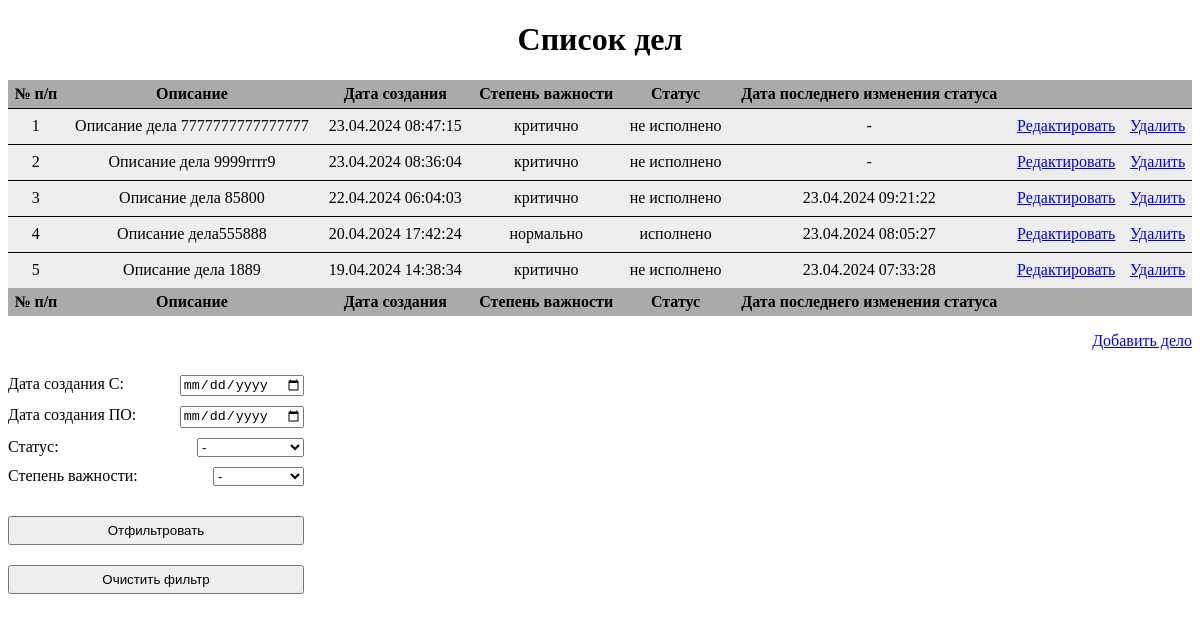
The page / on the database its author committed.
### tables this page shows
CREATE TABLE `task` (
  `task_id` int(11) NOT NULL,
  `description` varchar(255) NOT NULL,
  `date_create` timestamp NULL DEFAULT current_timestamp(),
  `importance_id` int(11) NOT NULL,
  `status_id` int(11) NOT NULL,
  `status_changed` timestamp NULL DEFAULT NULL
);

CREATE TABLE `importance` (
  `importance_id` int(11) NOT NULL,
  `importance_degree` varchar(255) NOT NULL
);

CREATE TABLE `status` (
  `status_id` int(11) NOT NULL,
  `status_name` varchar(255) NOT NULL
);

### index.php (the view, shortened to what this page needs)
<!DOCTYPE html>
<html lang="ru">
<head>
    <link rel="stylesheet" href="style.css">
</head>
<body>
<main>
    <h1>Список дел</h1>
    <?php
    require_once("connect.php");
    ?>
    <table>
        <?php
        $sort = "DESC";
        $query = "";
        $sql = "SELECT
    t.task_id,
    t.description,
    i.importance_degree,
    s.status_name,
    t.date_create,
    t.status_changed
    FROM task t
    JOIN status s
    on t.status_id=s.status_id
    JOIN importance i
    on t.importance_id=i.importance_id
    $query
    ORDER BY t.date_create
    $sort";
        $query = $pdo->prepare($sql);
        $query->execute();
        $tasks = $query->fetchAll(PDO::FETCH_OBJ);
        if (count($tasks) > 0) {
            ?>
            <thead>
            <tr>
                <th>№ п/п</th>
                <th>Описание</th>
                <th>Дата создания</th>
                <th>Степень важности</th>
                <th>Статус</th>
                <th>Дата последнего изменения статуса</th>
                <th></th>
                <th></th>
            </tr>
            </thead>
            <tbody>
            <?php
            foreach ($tasks as $index => $task) {
                echo "<tr>
      <td>" . ++$index . "</td>
      <td>$task->description</td>
      <td>" . date("d.m.Y H:i:s", strtotime($task->date_create)) . "</td>
      <td>$task->importance_degree </td>
      <td>$task->status_name </td>
      <td>" . (!empty($task->status_changed) ? date("d.m.Y H:i:s", strtotime($task->status_changed)) : '-') . "</td>
      <td><a href='edit_task.php?task_id=$task->task_id'>Редактировать</button></td>
      <td><a href='delete_task.php?task_id=$task->task_id'>Удалить</button></td>
      </tr>";
            }
            ?>
            </tbody>
            <tfoot>
            <tr>
                <th>№ п/п</th>
                <th>Описание</th>
                <th>Дата создания</th>
                <th>Степень важности</th>
                <th>Статус</th>
                <th>Дата последнего изменения статуса</th>
                <th></th>
                <th></th>
            </tr>
            </tfoot>
            <?php
        } else {
            echo "<tr><td colspan='8' class='border-0'>Нет данных. Измените, пожалуйста, критерии поиска</td></tr>";
        }
        ?>
    </table>
    <p style="text-align: right;"><a href="add_task.php">Добавить дело</a></p>
    <form action="" method="post">
        <div class="filter-wrapper">
            <div>
                <div>
                    <label for="date-from">Дата создания С:</label><input type="date" name="date-from" id="date-from"
                                                                          value="<?php if (isset($_POST['date-from'])) echo $_POST['date-from'] ?>">
                </div>
                <div class="mt-10">
                    <label for="date-to">Дата создания ПО:</label><input type="date" name="date-to" id="date-to"
                                                                         value="<?php if (isset($_POST['date-to'])) echo $_POST['date-to'] ?>">
                </div>
            </div>
            <div class="d-flex">
                <label>Статус:
                    <select name="status_id" id="status_id">
                        <option value="">-</option>
                    </select>
                </label>
            </div>
            <div>
                <label>Степень важности:
                    <select name="importance_id" id="importance_id">
                        <option value="">-</option>
                    </select>
                </label>
            </div>
            <div>
                <button type="submit" class="mt-20" onclick="return checkFields();">Отфильтровать</button>
                <input type="submit" name="reload" value="Очистить фильтр" class="mt-20">
            </div>
    </form>
</main>
</body>
</html>

### style.css (style rules this page uses)
h1 { text-align: center; }
main { max-width: 1440px; margin: 0 auto; }
table { width: 100%; border-collapse: collapse; border-spacing: 5px; }
td, th { padding: 5px; }
thead, tfoot { background: #AAA; }
td { border-top: 1px solid; height: 25px; text-align: center; }
tbody { background: #eee; }
.filter-wrapper { margin-top: 20px; width: 100%; display: flex; flex-direction: column; justify-content: space-between; }
.filter-wrapper > div { display: flex; flex-direction: column; width: 25%; justify-content: space-between; padding: 5px 0; }
.filter-wrapper > div > div { display: flex; justify-content: space-between; }
label { display: flex; justify-content: space-between; }
.mt-20 { margin-top: 20px; padding: 5px; }
.mt-10 { margin-top: 10px; }
.d-flex { display: flex; }

### rows shown on the page
task: description "Описание дела 7777777777777777", date_create "23.04.2024 08:47:15", importance.importance_degree "критично", status.status_name "не исполнено"
task: description "Описание дела 9999rrrr9", date_create "23.04.2024 08:36:04", importance.importance_degree "критично", status.status_name "не исполнено"
task: description "Описание дела 85800", date_create "22.04.2024 06:04:03", importance.importance_degree "критично", status.status_name "не исполнено", status_changed "23.04.2024 09:21:22"
task: description "Описание дела555888", date_create "20.04.2024 17:42:24", importance.importance_degree "нормально", status.status_name "исполнено", status_changed "23.04.2024 08:05:27"
task: description "Описание дела 1889", date_create "19.04.2024 14:38:34", importance.importance_degree "критично", status.status_name "не исполнено", status_changed "23.04.2024 07:33:28"
